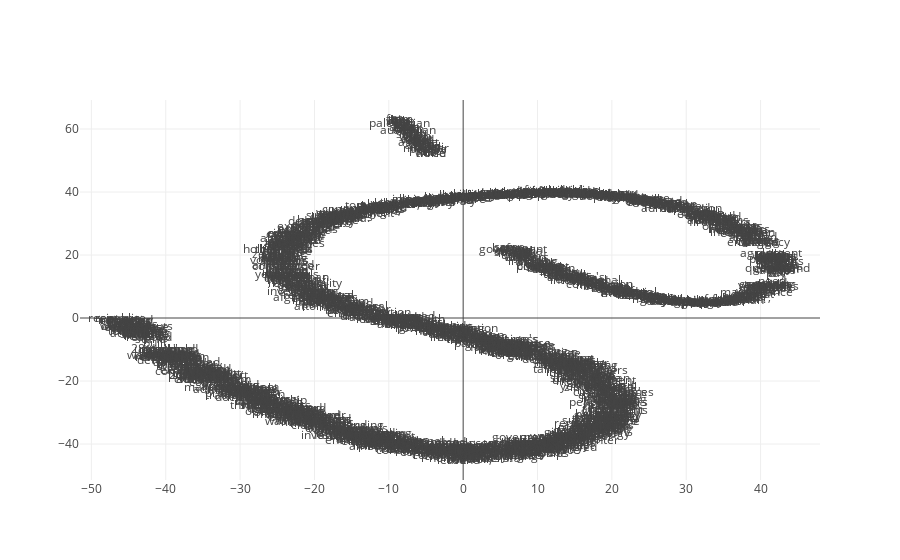

This figure's notebook cell:
### Code cell
%time reduce_dimensions(model)

### Figure 1 — Plotly figure (JSON) as saved in the notebook; plotly's stock layout.template omitted (floating-point values rounded to 4 significant figures; data arrays with more than 128 entries replaced by an {"elided": "..."} marker saying what was removed)
{"data": [{"mode": "text", "text": {"elided": "1723 str values"}, "type": "scatter", "x": {"elided": "1723 float values"}, "y": {"elided": "1723 float values"}}], "layout": {}}
